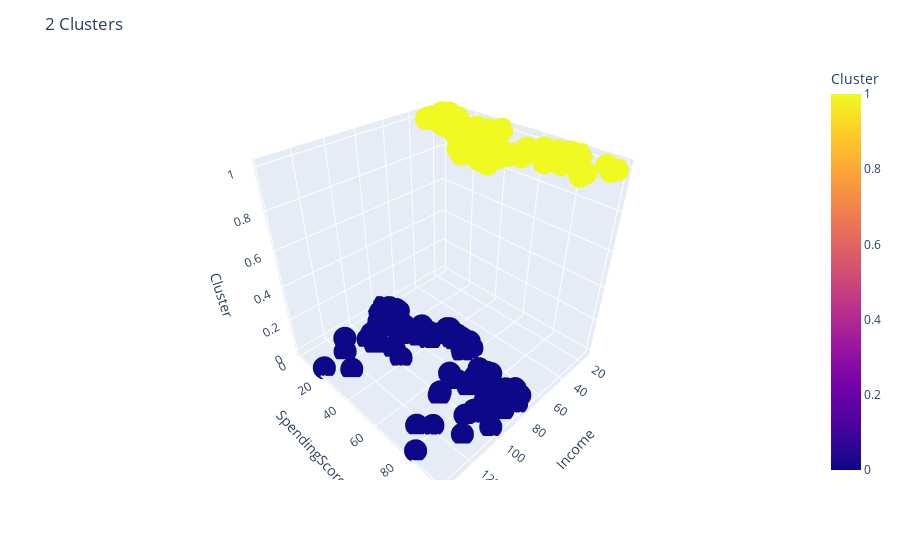
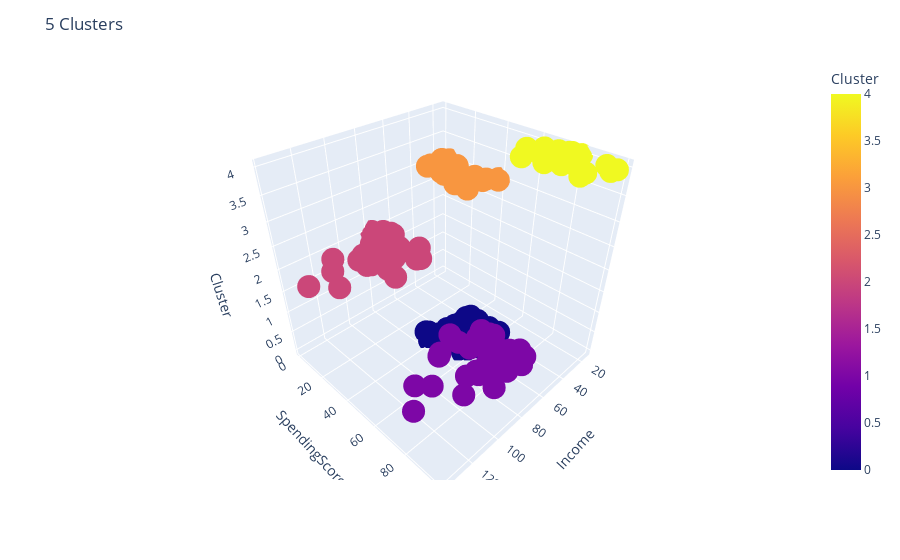

Here is the notebook cell these charts were saved with, in order:
### Markdown cell above
**Завдання 11** 

Зробити візуалізацію кластеризації методу К-середніх на вибраних Вами двох різних кількостях кластерів використовуючи [scatter_3d](https://plotly.com/python/3d-scatter-plots/).

### Code cell
n_clusters = [2, 5]

for i in range(2):
    kmeans = KMeans(n_clusters=n_clusters[i], init='k-means++', max_iter=300, n_init=10, random_state=0)
    y_kmeans = kmeans.fit_predict(X[['Income', 'SpendingScore']])
    
    X['Cluster'] = y_kmeans
    
    fig = px.scatter_3d(X, x='Income', y='SpendingScore', z='Cluster', color='Cluster')
    fig.update_layout(title=f' {n_clusters[i]} Clusters')
    fig.show()

### Figure 1 — Plotly figure (JSON) as saved in the notebook; plotly's stock layout.template omitted (floating-point values rounded to 4 significant figures; data arrays with more than 128 entries replaced by an {"elided": "..."} marker saying what was removed)
{"data": [{"hovertemplate": "Income=%{x}<br>SpendingScore=%{y}<br>Cluster=%{marker.color}<extra></extra>", "legendgroup": "", "marker": {"color": {"elided": "200 int values"}, "coloraxis": "coloraxis", "symbol": "circle"}, "mode": "markers", "name": "", "scene": "scene", "showlegend": false, "type": "scatter3d", "x": {"elided": "200 int values"}, "y": {"elided": "200 int values"}, "z": {"elided": "200 int values"}}], "layout": {"coloraxis": {"colorbar": {"title": {"text": "Cluster"}}, "colorscale": [[0, "#0d0887"], [0.1111, "#46039f"], [0.2222, "#7201a8"], [0.3333, "#9c179e"], [0.4444, "#bd3786"], [0.5556, "#d8576b"], [0.6667, "#ed7953"], [0.7778, "#fb9f3a"], [0.8889, "#fdca26"], [1, "#f0f921"]]}, "legend": {"tracegroupgap": 0}, "margin": {"t": 60}, "scene": {"domain": {"x": [0, 1], "y": [0, 1]}, "xaxis": {"title": {"text": "Income"}}, "yaxis": {"title": {"text": "SpendingScore"}}, "zaxis": {"title": {"text": "Cluster"}}}, "title": {"text": " 2 Clusters"}}}

### Figure 2 — Plotly figure (JSON) as saved in the notebook; plotly's stock layout.template omitted (floating-point values rounded to 4 significant figures; data arrays with more than 128 entries replaced by an {"elided": "..."} marker saying what was removed)
{"data": [{"hovertemplate": "Income=%{x}<br>SpendingScore=%{y}<br>Cluster=%{marker.color}<extra></extra>", "legendgroup": "", "marker": {"color": {"elided": "200 int values"}, "coloraxis": "coloraxis", "symbol": "circle"}, "mode": "markers", "name": "", "scene": "scene", "showlegend": false, "type": "scatter3d", "x": {"elided": "200 int values"}, "y": {"elided": "200 int values"}, "z": {"elided": "200 int values"}}], "layout": {"coloraxis": {"colorbar": {"title": {"text": "Cluster"}}, "colorscale": [[0, "#0d0887"], [0.1111, "#46039f"], [0.2222, "#7201a8"], [0.3333, "#9c179e"], [0.4444, "#bd3786"], [0.5556, "#d8576b"], [0.6667, "#ed7953"], [0.7778, "#fb9f3a"], [0.8889, "#fdca26"], [1, "#f0f921"]]}, "legend": {"tracegroupgap": 0}, "margin": {"t": 60}, "scene": {"domain": {"x": [0, 1], "y": [0, 1]}, "xaxis": {"title": {"text": "Income"}}, "yaxis": {"title": {"text": "SpendingScore"}}, "zaxis": {"title": {"text": "Cluster"}}}, "title": {"text": " 5 Clusters"}}}
